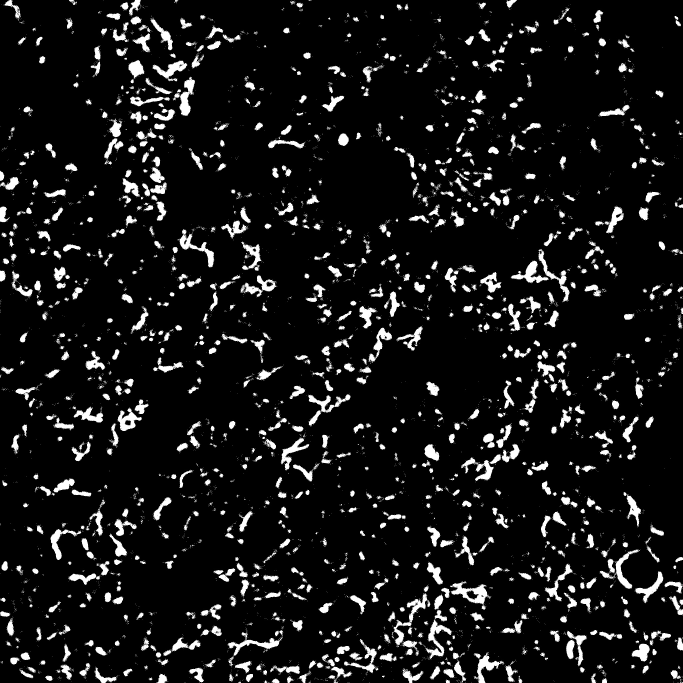
#> input picture 6 images/MASK_SK658 Slobe ch010089.jpg, 2048 x 2048 px, found by its file name (shown at 1/3 size)
$ jupyter execute --allow-errors 'Module 3 Template.ipynb'
#> lines starting #> are read from the running program, lines starting #| are printed output that depends on the picture; after the words box and inside, x2 and y2 are one past the last pixel; in counts of white or black regions, pixels touching at a corner belong together
#> further down, img is the input picture: shape (2048, 2048); min 0, max 255, mean 22.5
#> `_, binary = cv2.threshold(img, 127, 255, cv2.THRESH_BINARY)`:
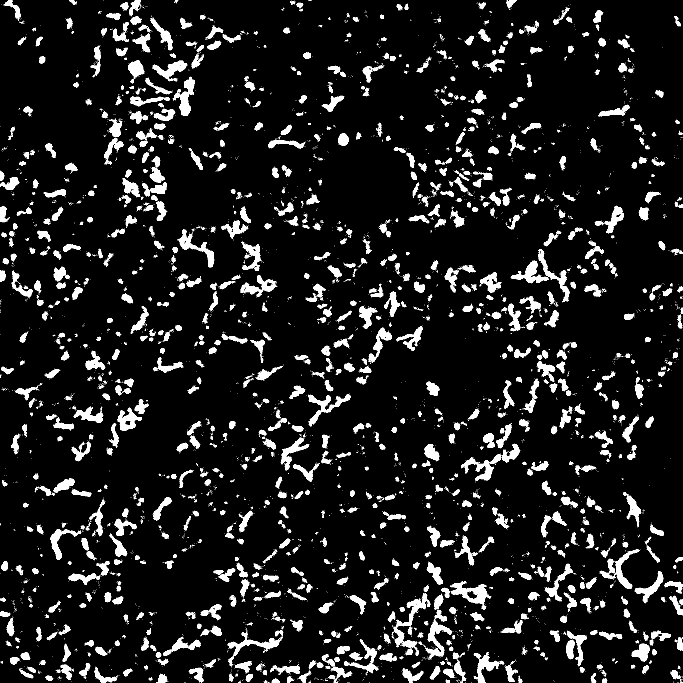
#> binary: shape (2048, 2048) (shown at 1/3 size); 8.8% white; 8311 white regions (7156 under 20 px), largest, box (x1, y1, x2, y2) and area: (1276, 1830, 1356, 1979) 3400, (1350, 1744, 1473, 1814) 3345, (1176, 1780, 1291, 1935) 3149
#> `white = int(np.sum(binary == 255))`: white = 369855
#> `black = total - white`: black = 3824449
#> `white_pct = 100 * white/total`: white_pct = 8.82
#| White pixels in image 0: 369855
#| Black pixels in image 0: 3824449
#> pass 2 of the loop `for i, (filename, depth) in enumerate(zip(filenames, depths)):`:
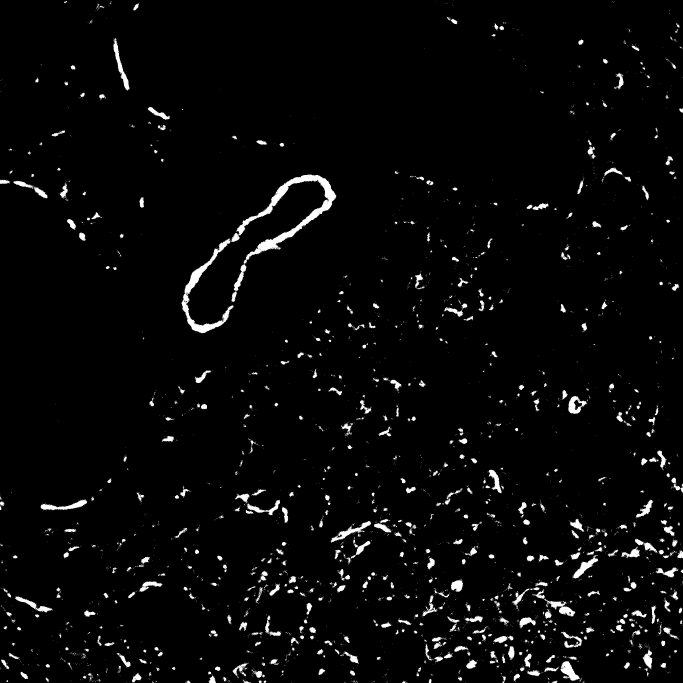
#> input picture 6 images/MASK_SK658 Slobe ch010105.jpg, 2048 x 2048 px, found by its file name (shown at 1/3 size)
#> img is the input picture: shape (2048, 2048); min 0, max 255, mean 8.4
#> `_, binary = cv2.threshold(img, 127, 255, cv2.THRESH_BINARY)`:
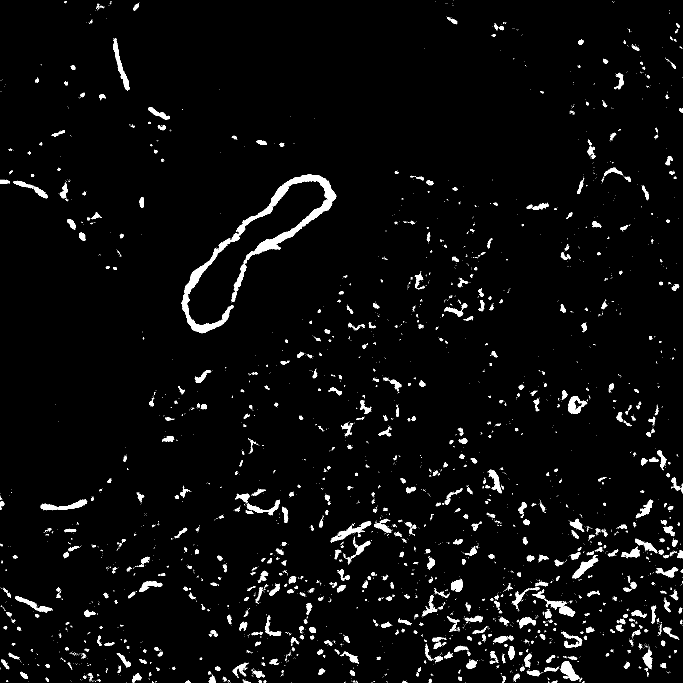
#> binary: shape (2048, 2048) (shown at 1/3 size); 3.3% white; 4370 white regions (3681 under 20 px), largest, box (x1, y1, x2, y2) and area: (544, 523, 1009, 1000) 21128, (339, 114, 389, 272) 1834, (122, 1499, 262, 1531) 1736
#> white = 137688
#> black = 4056616
#> white_pct = 3.28
#| White pixels in image 1: 137688
#| Black pixels in image 1: 4056616
#> pass 3 of the loop `for i, (filename, depth) in enumerate(zip(filenames, depths)):`:
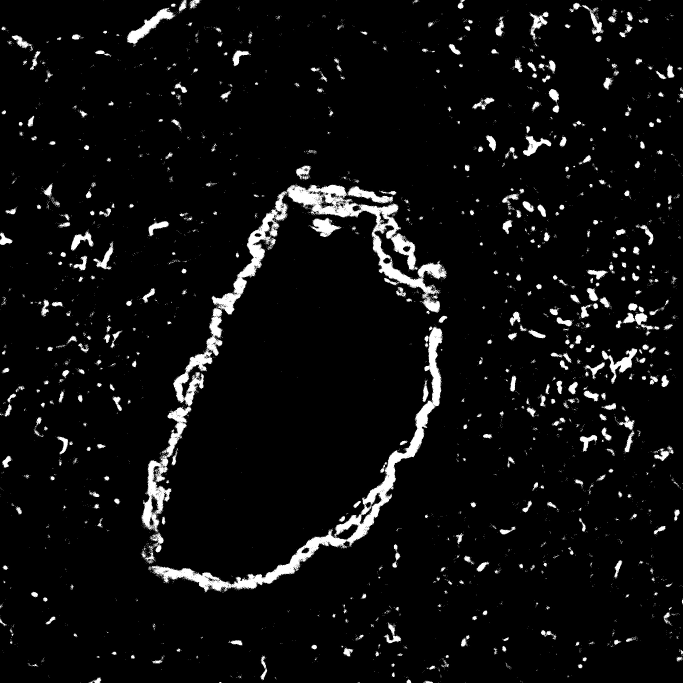
#> input picture 6 images/MASK_SK658 Slobe ch010118.jpg, 2048 x 2048 px, found by its file name (shown at 1/3 size)
#> img is the input picture: shape (2048, 2048); min 0, max 255, mean 14.5
#> `_, binary = cv2.threshold(img, 127, 255, cv2.THRESH_BINARY)`:
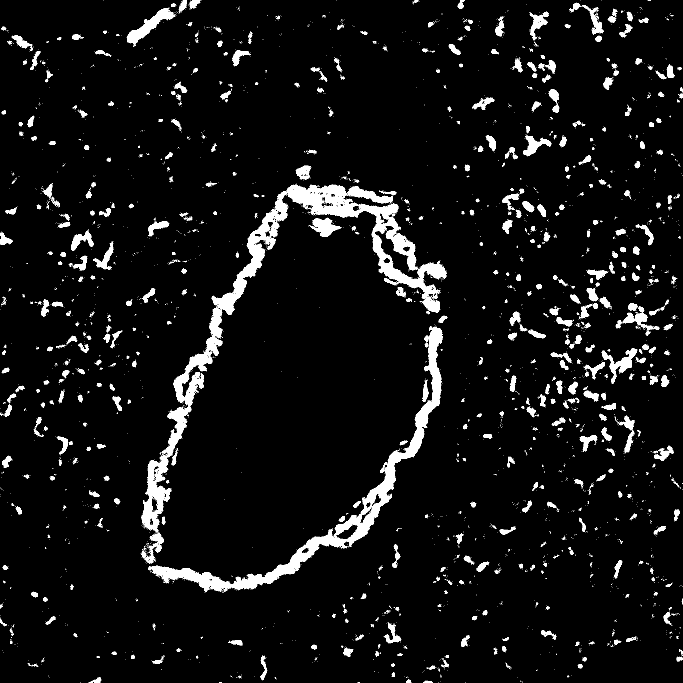
#> binary: shape (2048, 2048) (shown at 1/3 size); 5.7% white; 5945 white regions (5354 under 20 px), largest, box (x1, y1, x2, y2) and area: (425, 553, 1340, 1597) 67148, (444, 980, 1328, 1777) 40994, (381, 23, 526, 133) 4318
#> white = 237289
#> black = 3957015
#> white_pct = 5.66
#| White pixels in image 2: 237289
#| Black pixels in image 2: 3957015
## Module 3:

## Team Members:
Grace Lee, Kat Horn

## Project Title:
Lung Fibrosis and Interpolation

## Project Goal:
Intuitive, a medical company, seeks to find unknown lung fibrosis amounts at various lung depths. What is the predicted extent of lung fibrosis at various biopsy depths? How does the predicted lung fibrosis amount compare to the actual extent of lung fibrosis at that depth? Predicted lung fibrosis amounts will be interpolated from a few known sample points.

## Disease Background:

Global prevalence for idiopathic pulmonary fibrosis (IPF) is 17.7 out of 100,000 people. Global incidence is estimated to be around 5.8 out of 100,000. Prevalence and incidence rates varied by areas of study (Asia, versus Europe, versus North America). Compared to Europe and Asia, North America had the highest prevalence and incidence rates, which were 27.2 and 9.0 respectively (Golchin et al., 2025).

Several risk factors for IPF include old age, with IPF diagnosed more frequently in people in their 50s to 70s. Men are more likely to get IPF than women, with about 70% of all global cases presenting in men (Zaman & Lee, 2019). Additionally, a mutation in the MUC5B gene has been seen to be a significant risk factor of developing IPF (Michalski & Schwartz, 2021). Besides the MUC5B gene, other mutations in genes affecting alveolar stability, or surfactant proteins increase the risk of developing IPF. Having a sibilng or parent with the disease can increase the risk for developing IPF, with around 1 in 20 people with IPF having another family member with the condition (Idiopathic pulmonary fibrosis, 2017). Additionally, smoking is a significant lifestyle habit that increases the risk for developing IPF.

Symptoms of IPF inculude breathlessness, even with light activity such as getting dressed. Additionally, having a persistent cough, appetite and weight loss, fatigue, or swollen fingertips can be indicative of having IPF (Idiopathic pulmonary fibrosis, 2017).

While there is no cure for IPF, there are certain medications and treatments meant to slow the disease progression. Anti-fibrotic agents slow the rate of fibrosis in the lungs, such as nintedanib and pirfenidone. Oxygen treatments, through nasal tubes or an oxygen mask, can help people with IPF breath easier. Additionally, lifestyle treatments to slow disease progression are encouraged, such as quitting smoking, maintaining an active lifestyle, and staying away from people with chest infections or colds. In extreme cases, a lung transplant may be recommended (Idiopathic pulmonary fibrosis, 2017).

IPF is a chronic and progressive disease. Patients typically have a survival of 2.5 to 5 years, after getting diagnosed (Fujimoto et al., 2016). Additionally, the disease progression seems to vary among different patients. Some have a relatively slow decline, while others have rapid progression. Others may have periods of acute exacerbation, after which they decline more rapidly. It is difficult to predict the disease progression of an individual, but the disease does have a poor prognosis.

IPF is characterized by excess scar tissue formation in the lungs. The cause of this fibrosis is unknown. Normally, when the alveolar lining, which allows gas exchange in the lungs, gets damaged, growth factors stimulate fibroblasts in the surrounding interstitial tissue to proliferate into myofibroblasts. These myofibroblasts secrete collagen and elastic fibers before undergoing apoptosis. However, in IPF, myofibroblasts over-proliferate and produce excess amounts of collagen and elastic fibers, and lung scarring. The interstitial layer thickens and causes the lungs to stiffen, making gas exchange of CO2 and O2 more difficult (Pham, 2018).

## Data-Set:
The six images analyzed come from a larger data set of 78 black and white images taken from different depths of a fibrotic mouse lung. The unpublished data was collected by the Peirce-Cottler Lab (Dept. of Biomedical Engineering) and Kim Lab (Division of Pulmonary and Critical Care) at the University of Virginia School of Medicine.

To model IPF in mice, mice were injected with bleomycin, which causes lung fibrosis. Three weeks after injection, the lungs were harvested from mice, fixed with paraformaldehyde, and mounted in gel or wax. Transverse slices of the specimen created samples at different lung depths for analysis – slices range from a depth of 0 to 10,000 microns. The slices were placed on microscope slides, and immunofluorescent staining captured different proteins of interest in the images taken. The protein of interest analyzed in the dataset is desmin. Desmin is present in myofibroblasts, which are the cells that produce fibrotic scar tissue in IPF. In the dataset’s images, the presence of desmin (and consequently the presence of lung fibrosis) is indicated by the white pixels in the image. Black pixels indicate healthy lung tissue. A greater percentage of white pixels indicates more desmin, and greater fibrotic tissue in the mouse model.

## Data Analyis:
Six sample images were taken from various lung depths, and converted into grayscale. From there, each pixel was determined to be either a white or black pixel, with white pixels indicating scar tissue in the lungs. The percentage of white pixels in each image was obtained for further analysis.

[cell 1]
#importing standard libraries
from termcolor import colored
import cv2
import numpy as np
import matplotlib.pyplot as plt
from scipy.interpolate import interp1d
import pandas as pd

#loading 6 images to be analyzed
filenames = [
    r"/Users/gracelee/Documents/computational BME/horn_lee_Module-3-Fibrosis/6 images/MASK_SK658 Slobe ch010089.jpg",
    r"/Users/gracelee/Documents/computational BME/horn_lee_Module-3-Fibrosis/6 images/MASK_SK658 Slobe ch010105.jpg",
    r"/Users/gracelee/Documents/computational BME/horn_lee_Module-3-Fibrosis/6 images/MASK_SK658 Slobe ch010118.jpg",
    r"/Users/gracelee/Documents/computational BME/horn_lee_Module-3-Fibrosis/images/MASK_SK658 Slobe ch010093.jpg",
    r"/Users/gracelee/Documents/computational BME/horn_lee_Module-3-Fibrosis/images/MASK_SK658 Slobe ch010066.jpg",
    r"/Users/gracelee/Documents/computational BME/horn_lee_Module-3-Fibrosis/images/MASK_SK658 Slobe ch010110.jpg",
]

#entering the depths of each image, taken from the given 'Filenames and Depths for Students' .csv file
depths = [
    10000,
    8100,
    9900,
    9300,
    1000,
    5300,
]

#lists to store percent of white and black pixels, along with the percent of white pixels for each image
white_counts = []
black_counts = []
white_percents = []

The code below compiles and prints information about each image, including the number of white and black pixels, the percentage of white pixels, and the depths of the images. A CSV value was also created to store these percentages.

[cell 2]
#Analyzing the images to find the counts of white and black pixels, as well as the percentage of white pixels in each image

print(colored("Counts of pixel by color in each image", "yellow"))

# Build the list of all the images you are analyzing

#> (the rest of this cell did not finish here and is left out)

### Interpolation with a linear model

After analyzing the six images, the percentage of white pixels were graphed against the depth they were collected at. The below graph uses a linear model to interpolate and predict the percentage of white pixels at a depth of 7000 microns. The two datapoints surrounding the interpolated point are used to inform and predict the percentage of white pixels.

[cell 3]
# # Interpolate a point: given a depth, find the corresponding white pixel percentage

interpolate_depth = float(input(colored(
   "Enter the depth at which you want to interpolate a point (in microns): ", "yellow")))
#> the answer given: 3
#> interpolate_depth = 3

x = depths
y = white_percents
#> y = [8.82, 3.28, 5.66]

# # Specifying the interpolation method as linear
#> (the rest of this cell did not finish here and is left out)

The top graph shows the percentage of white pixels of the six sample images plotted against depth. The bottom graph depicts where the interpolated point lies among the known data samples, using a linear interpolation model.

### Interpolation with a quadratic model

The below graph uses a linear model to interpolate and predict the percentage of white pixels at a depth of 7000 microns. The quadratic interpolation model uses three surrounding points to inform the interpolated result.

[cell 4]
# # Interpolate a point: given a depth, find the corresponding white pixel percentage

interpolate_depth = float(input(colored(
   "Enter the depth at which you want to interpolate a point (in microns): ", "yellow")))
#> the answer given: 3
